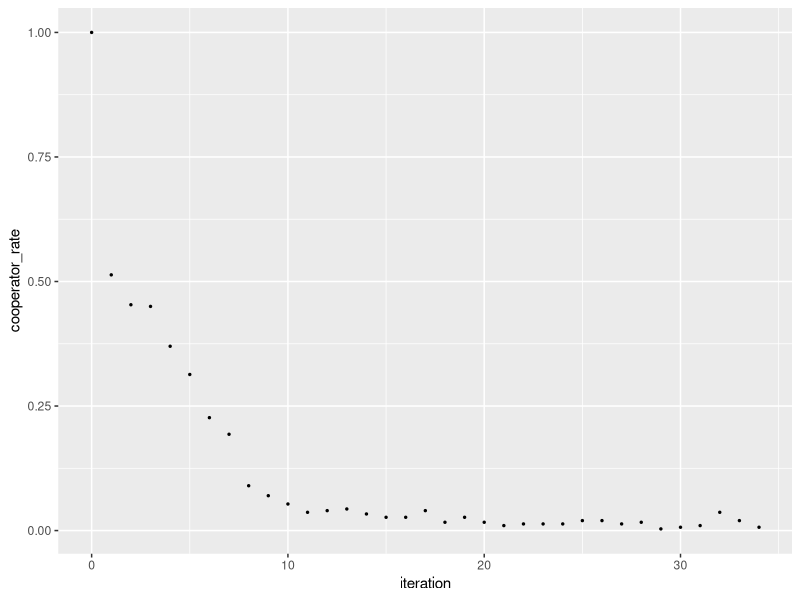

This figure's R source:
data <- read.csv("data.csv")

library(ggplot2)

ggplot(data, aes(iteration, cooperator_rate)) +
  geom_point(size = 0.5)
